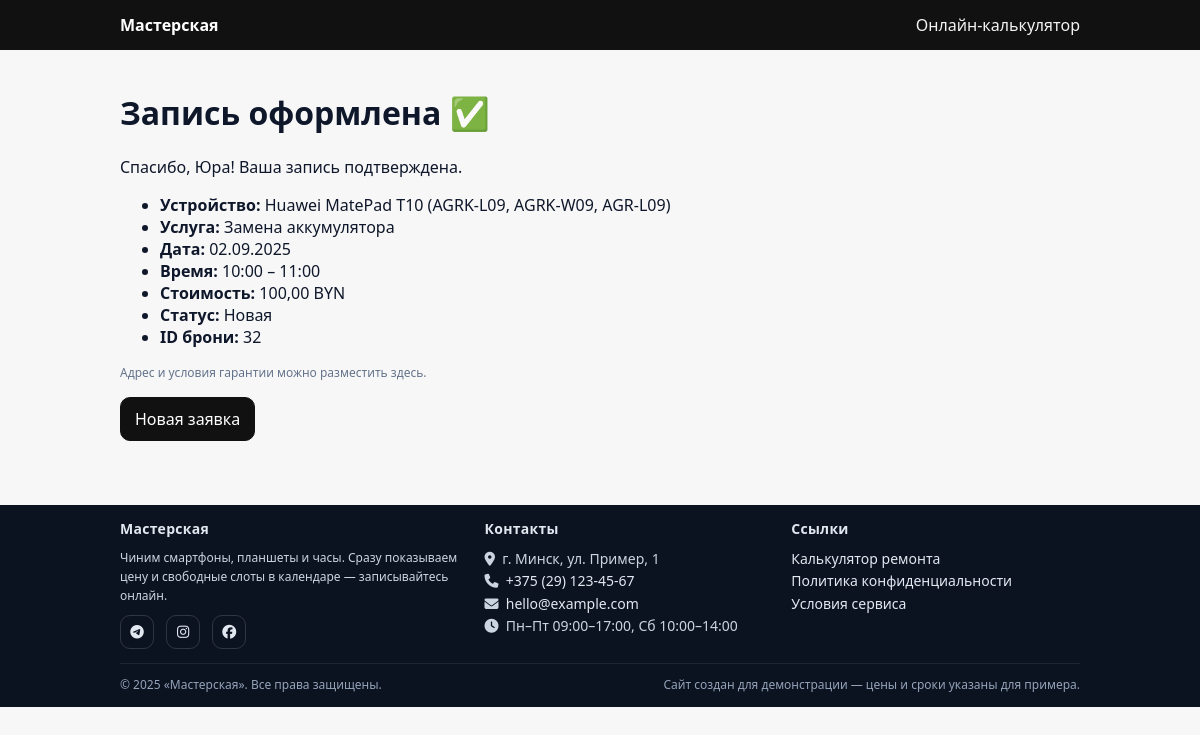
Screenshot of /repairs/success/32/ with the database file from the repository.
### repairs/models.py (models this page shows, shortened)
class Appointment(models.Model):
    STATUS_CHOICES = [
        ("new", "Новая"),
        ("confirmed", "Подтверждена"),
        ("done", "Завершена"),
        ("cancelled", "Отмена"),
    ]
    phone_model = models.ForeignKey(
        PhoneModel,
        verbose_name="Модель",
        on_delete=models.PROTECT,
        related_name="appointments",
    )
    repair_type = models.ForeignKey(
        RepairType,
        verbose_name="Тип ремонта",
        on_delete=models.PROTECT,
        related_name="appointments",
    )
    technician = models.ForeignKey(
        Technician,
        verbose_name="Мастер",
        on_delete=models.PROTECT,
        null=True,
        blank=True,
        related_name="appointments",
    )
    start = models.DateTimeField("Начало")
    end = models.DateTimeField("Окончание")
    customer_name = models.CharField("Имя клиента", max_length=120)
    customer_phone = models.CharField("Телефон клиента", max_length=20)
    referral_code = models.CharField("Код продавца", max_length=16, blank=True)
    price_original = models.DecimalField("Цена до скидки", max_digits=10, decimal_places=2)
    discount_amount = models.DecimalField("Скидка", max_digits=10, decimal_places=2, default=Decimal("0.00"))
    price_final = models.DecimalField("Итоговая цена", max_digits=10, decimal_places=2)
    status = models.CharField("Статус", max_length=12, choices=STATUS_CHOICES, default="new")
    created_at = models.DateTimeField("Создано", auto_now_add=True)
    class Meta:
        verbose_name = "Запись"
        verbose_name_plural = "Записи"
        ordering = ["-start"]

class PhoneModel(models.Model):
    CATEGORY_CHOICES = [
        ("phone", "Телефон"),
        ("tablet", "Планшет"),
        ("watch", "Смарт-часы"),
    ]
    brand = models.ForeignKey(
        PhoneBrand,
        verbose_name="Бренд",
        on_delete=models.CASCADE,
        related_name="models",
    )
    name = models.CharField("Модель", max_length=80)
    slug = models.SlugField("Слаг", unique=True)
    category = models.CharField(
        "Категория",
        max_length=10,
        choices=CATEGORY_CHOICES,
        default="phone",
        db_index=True,
    )
    class Meta:
        verbose_name = "Модель устройства"
        verbose_name_plural = "Модели устройств"
        ordering = ["brand__name", "category", "name"]
        unique_together = ["brand", "name"]

class PhoneBrand(models.Model):
    name = models.CharField("Название бренда", max_length=50, unique=True)
    slug = models.SlugField("Слаг", unique=True)
    logo = models.ImageField("Логотип", upload_to="brands/", blank=True, null=True)  # ← NEW
    class Meta:
        verbose_name = "Бренд"
        verbose_name_plural = "Бренды"
        ordering = ["name"]

class RepairType(models.Model):
    name = models.CharField("Тип ремонта", max_length=80)
    slug = models.SlugField("Слаг", unique=True)
    default_duration_min = models.PositiveIntegerField("Длительность по умолчанию (мин)", default=60)
    class Meta:
        verbose_name = "Тип ремонта"
        verbose_name_plural = "Типы ремонта"
        ordering = ["name"]

### repairs/views.py (the view)
# urls.py: path("success/<int:appointment_id>/", views.booking_success, name="booking_success"),
def booking_success(request, appointment_id: int):
    appointment = get_object_or_404(Appointment, id=appointment_id)
    return render(request, "repairs/booking_success.html", {"appointment": appointment})

### repairs/templates/repairs/booking_success.html (shortened to what this page needs)
{% extends "repairs/base.html" %}
{% block content %}
  <h1>Запись оформлена ✅</h1>
  <p>Спасибо, {{ appointment.customer_name }}! Ваша запись подтверждена.</p>
  <ul>
    <li><strong>Устройство:</strong> {{ appointment.phone_model.brand.name }} {{ appointment.phone_model.name }}</li>
    <li><strong>Услуга:</strong> {{ appointment.repair_type.name }}</li>
    <li><strong>Дата:</strong> {{ appointment.start|date:"d.m.Y" }}</li>
    <li><strong>Время:</strong> {{ appointment.start|date:"H:i" }} – {{ appointment.end|date:"H:i" }}</li>
<li><strong>Стоимость:</strong> {{ appointment.price_final }} BYN
</li>
    <li><strong>Статус:</strong> {{ appointment.get_status_display }}</li>
    <li><strong>ID брони:</strong> {{ appointment.id }}</li>
  </ul>
  <p class="small muted">Адрес и условия гарантии можно разместить здесь.</p>
  <p><a class="btn" href="{% url 'repairs:brand_list' %}">Новая заявка</a></p>
{% endblock %}

### repairs/templates/repairs/base.html (style rules this page uses)
:root { --gap:16px; --radius:14px; --ink:#0f172a; --muted:#64748b; --brd:#e5e7eb; --brd2:#cbd5e1; }
* { box-sizing:border-box }
body { font-family:system-ui,-apple-system,Segoe UI,Roboto,Arial;margin:0;background:#f7f7f8;color:var(--ink) }
a { color:inherit }
.btn { display:inline-block;background:#111;color:#fff;padding:10px 14px;border-radius:10px;text-decoration:none;border:1px solid #111 }
.muted { color:var(--muted) }
.small { font-size:12px }

### rows the page displays
Appointment: customer_name "Юра", phone_model.brand.name "Huawei", phone_model.name "MatePad T10 (AGRK-L09, AGRK-W09, AGR-L09)", repair_type.name "Замена аккумулятора", start "02.09.2025", start "10:00", end "11:00", price_final "100,00", status "Новая", id "32"
